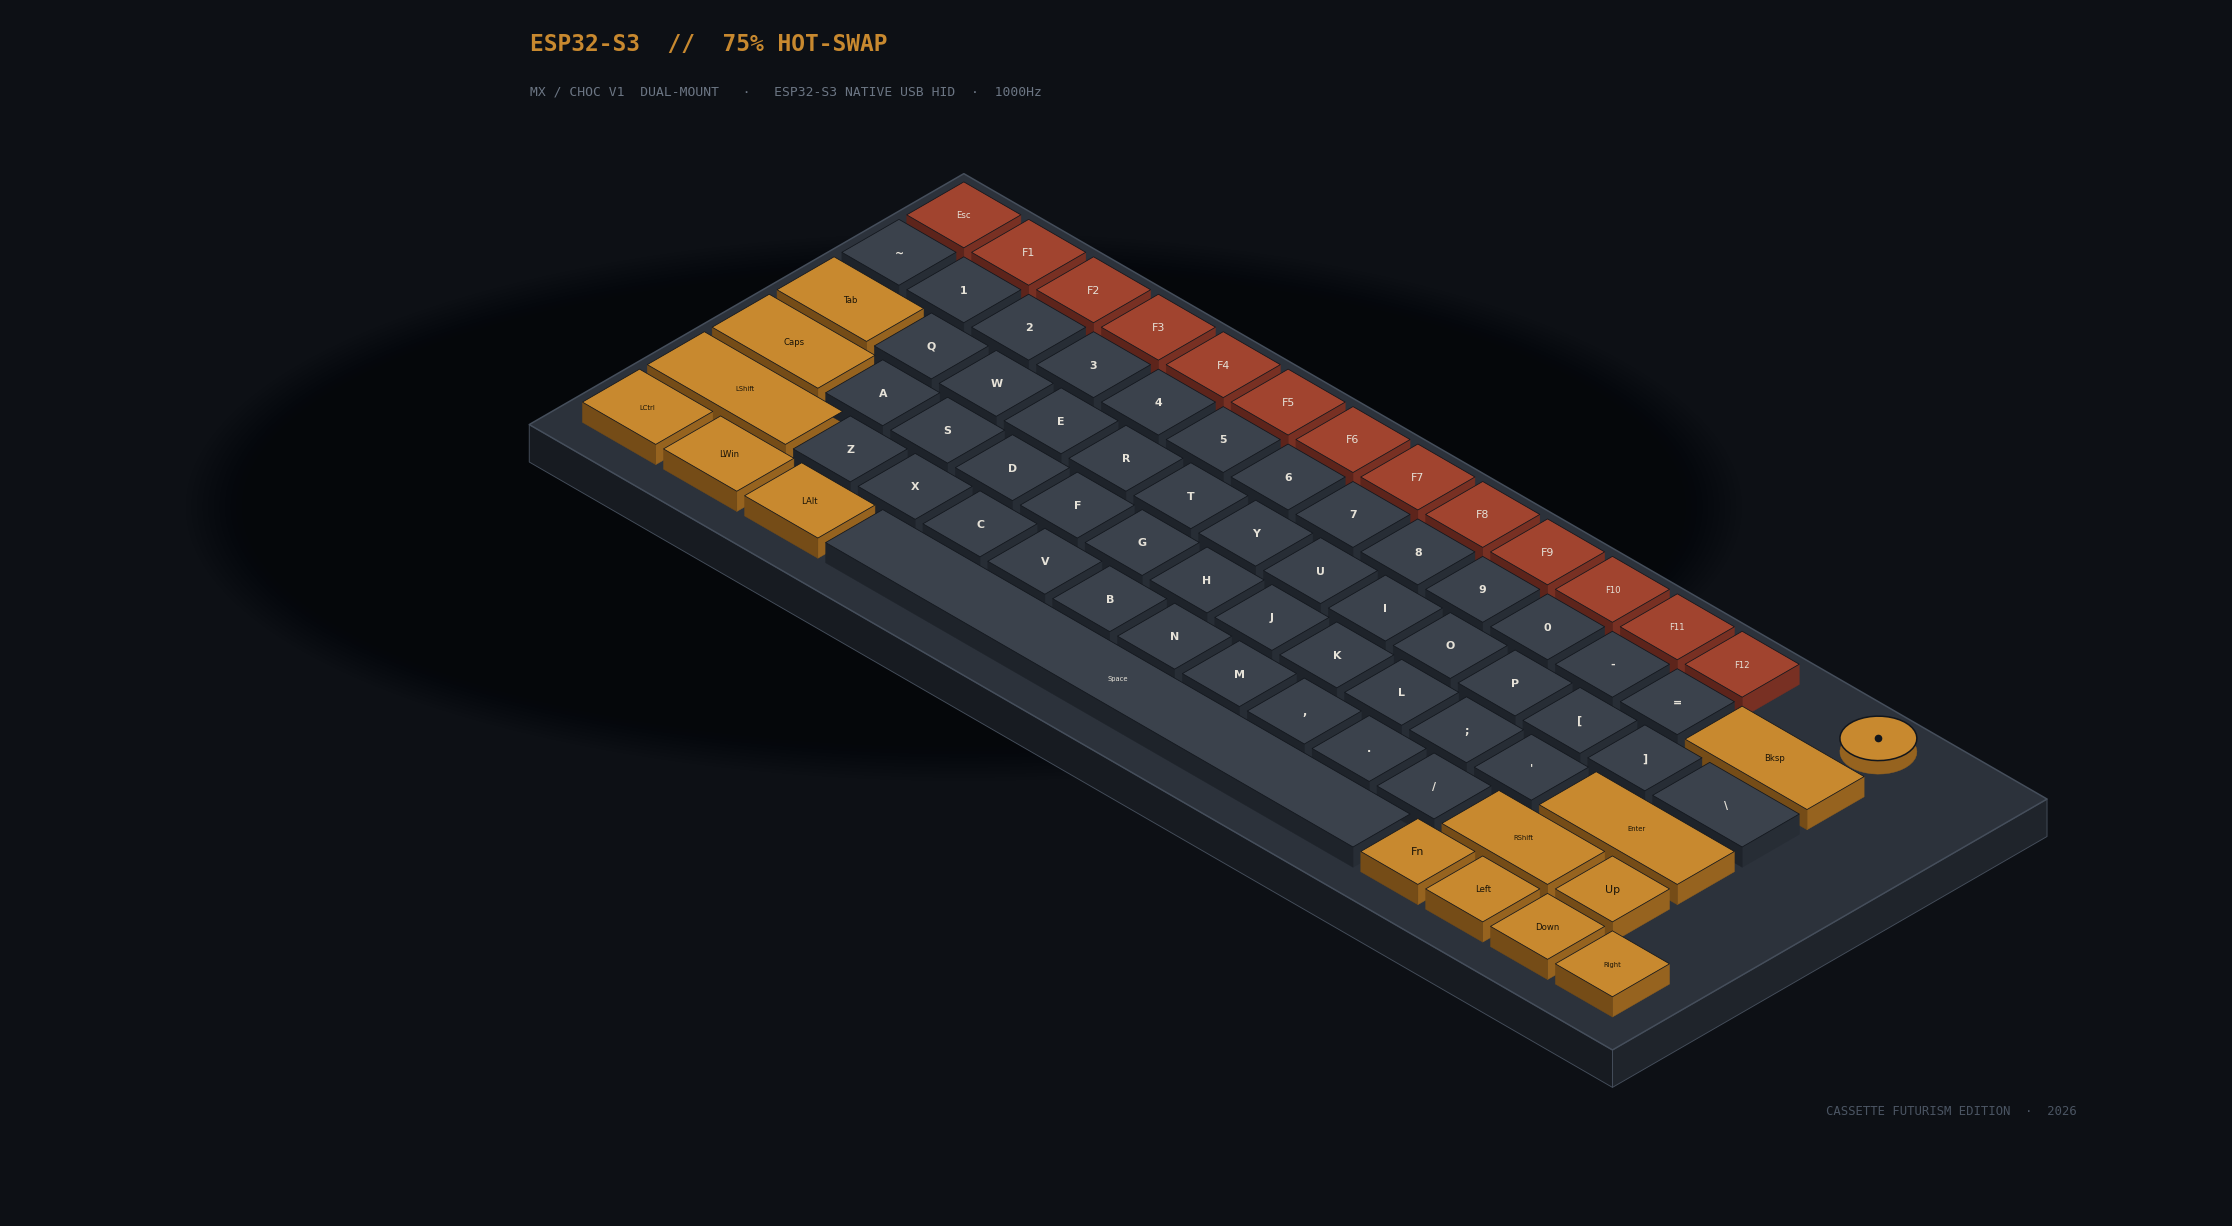

Python code for this plot:
"""等距视角键盘成品渲染图 —— 75键配列 + 深色铝坨坨 + 琥珀色点缀（磁带未来主义）"""
import matplotlib
matplotlib.use('Agg')
import matplotlib.pyplot as plt
from matplotlib.patches import Polygon
from matplotlib.transforms import Affine2D
import math

# ---------- 配列（与 gen_pcb.py 完全一致）----------
LAYOUT = [
    [("Esc",1),("F1",1),("F2",1),("F3",1),("F4",1),("F5",1),("F6",1),
     ("F7",1),("F8",1),("F9",1),("F10",1),("F11",1),("F12",1)],
    [("~",1),("1",1),("2",1),("3",1),("4",1),("5",1),("6",1),("7",1),
     ("8",1),("9",1),("0",1),("-",1),("=",1),("Bksp",2)],
    [("Tab",1.5),("Q",1),("W",1),("E",1),("R",1),("T",1),("Y",1),("U",1),
     ("I",1),("O",1),("P",1),("[",1),("]",1),("\\",1.5)],
    [("Caps",1.75),("A",1),("S",1),("D",1),("F",1),("G",1),("H",1),("J",1),
     ("K",1),("L",1),(";",1),("'",1),("Enter",2.25)],
    [("LShift",2.25),("Z",1),("X",1),("C",1),("V",1),("B",1),("N",1),("M",1),
     (",",1),(".",1),("/",1),("RShift",1.75),("Up",1)],
    [("LCtrl",1.25),("LWin",1.25),("LAlt",1.25),("Space",8.25),
     ("Fn",1),("Left",1),("Down",1),("Right",1)],
]
NROW = len(LAYOUT)
MAXU = max(sum(w for _, w in r) for r in LAYOUT)

# ---------- 等距投影 ----------
C = math.cos(math.radians(30))
S = math.sin(math.radians(30))
def iso(x, y, z):
    return ((x - y) * C, -(x + y) * S + z)

# ---------- 配色 ----------
BG       = '#0d1015'
CASE_TOP = '#2c323b'
CASE_X   = '#1f242b'
CASE_Y   = '#171b21'
CASE_ED  = '#454e5b'
KEY_TOP  = '#3b424c'   # 字母键
KEY_X    = '#272d35'
KEY_Y    = '#1e232a'
AMB_TOP  = '#c8892f'   # 琥珀：修饰键
AMB_X    = '#96631f'
AMB_Y    = '#754c17'
RED_TOP  = '#a1442f'   # 暗红：功能行
RED_X    = '#783023'
RED_Y    = '#5d241b'
TXT_LITE = '#e6e2d8'
TXT_DARK = '#1a1408'

def kind(label):
    # F1~F12 与 Esc 判定为功能键（避免误伤字母 F）
    if label == 'Esc' or (label.startswith('F') and label[1:].isdigit()):
        return 'red'
    mods = {'Tab','Caps','LShift','RShift','LCtrl','LWin','LAlt','Fn',
            'Bksp','Enter'}
    if label in mods or label in ('Up','Down','Left','Right'):
        return 'amber'
    return 'key'

def colors(k):
    return {'red':(RED_TOP,RED_X,RED_Y,TXT_LITE),
            'amber':(AMB_TOP,AMB_X,AMB_Y,TXT_DARK),
            'key':(KEY_TOP,KEY_X,KEY_Y,TXT_LITE)}[k]

fig, ax = plt.subplots(figsize=(20, 11), dpi=110)
fig.patch.set_facecolor(BG)
ax.set_facecolor(BG)

# 柔和地面阴影（多层半透明椭圆）
from matplotlib.patches import Ellipse
for i in range(14, 0, -1):
    e = Ellipse((0, -(MAXU*0.5)*S - 0.1), width=(MAXU+NROW)*C*0.98 + i*0.15,
                height=(MAXU+NROW)*S*0.55 + i*0.09,
                facecolor='#05070a', alpha=0.035, edgecolor='none', zorder=0)
    ax.add_patch(e)

# ---------- 外壳 ----------
cx0, cx1 = -0.35, MAXU + 0.35
cy0, cy1 = -0.35, NROW + 0.35
ch = 0.5  # 外壳厚度
def poly(pts, fc, ec, lw=0.6, z=1):
    p = Polygon([iso(*q) for q in pts], closed=True, facecolor=fc,
                edgecolor=ec, linewidth=lw, joinstyle='round', zorder=z)
    ax.add_patch(p)
# 外壳三个可见面
poly([(cx1,cy0,0),(cx1,cy1,0),(cx1,cy1,-ch),(cx1,cy0,-ch)], CASE_X, CASE_ED)   # 右侧
poly([(cx0,cy1,0),(cx1,cy1,0),(cx1,cy1,-ch),(cx0,cy1,-ch)], CASE_Y, CASE_ED)   # 前侧
poly([(cx0,cy0,0),(cx1,cy0,0),(cx1,cy1,0),(cx0,cy1,0)], CASE_TOP, CASE_ED, 1.0) # 顶面

# ---------- 键帽 ----------
gap = 0.12
kz0, kz1 = 0.03, 0.30   # 键帽底 / 顶
keys = []
xcur = 0.0
for r, row in enumerate(LAYOUT):
    x = 0.0
    for label, w in row:
        keys.append((label, x, r, w))
        x += w
    xcur = max(xcur, x)

# 按 (X+Y) 升序绘制（远的先画，近的覆盖）
def key_depth(k):
    _, x, r, w = k
    return (x + w/2) + (r + 0.5)

for label, x, r, w in sorted(keys, key=key_depth):
    kx0, kx1 = x + gap/2, x + w - gap/2
    ky0, ky1 = r + gap/2, r + 1 - gap/2
    top, sx, sy, tc = colors(kind(label))
    z = 2 + ((x + w/2) + (r + 0.5)) * 0.01
    # 右侧面 / 前侧面 / 顶面
    poly([(kx1,ky0,kz1),(kx1,ky1,kz1),(kx1,ky1,kz0),(kx1,ky0,kz0)], sx, sx, 0.3, z)
    poly([(kx0,ky1,kz1),(kx1,ky1,kz1),(kx1,ky1,kz0),(kx0,ky1,kz0)], sy, sy, 0.3, z)
    P00 = iso(kx0, ky0, kz1); P10 = iso(kx1, ky0, kz1); P01 = iso(kx0, ky1, kz1); P11 = iso(kx1, ky1, kz1)
    poly([(kx0,ky0,kz1),(kx1,ky0,kz1),(kx1,ky1,kz1),(kx0,ky1,kz1)], top, '#12161c', 0.5, z+0.4)
    # 字符（仿射贴到顶面）
    a = P10[0]-P00[0]; d = P10[1]-P00[1]
    b = P01[0]-P00[0]; e = P01[1]-P00[1]
    c0 = P00[0]; f0 = P00[1]
    trans = Affine2D([[a,b,c0],[d,e,f0],[0,0,1]]) + ax.transData
    fs = 7.2 if len(label) <= 2 else (5.6 if len(label) <= 4 else 4.4)
    ax.text(0.5, 0.5, label, transform=trans, ha='center', va='center',
            color=tc, fontsize=fs, fontfamily='DejaVu Sans', zorder=z+0.6,
            fontweight='bold' if len(label)<=1 else 'normal')

# ---------- 旋钮（F行右侧空位，EC11 编码器）----------
import numpy as np
knx, kny, rad = MAXU - 1.4, 0.5, 0.42
ang = np.linspace(0, 2*math.pi, 40)
ring = [(knx + rad*math.cos(t), kny + rad*math.sin(t), kz1+0.06) for t in ang]
poly(ring, AMB_TOP, '#12161c', 1.0, 20)
poly([(knx + rad*math.cos(t), kny + rad*math.sin(t), kz1-0.12) for t in ang], AMB_X, AMB_X, 0.3, 19)
ax.plot(*iso(knx, kny, kz1+0.07), marker='o', ms=4, color='#12161c', zorder=21)

# ---------- 标题 ----------
ax.text(-(NROW)*C - 0.6, 2.0, 'ESP32-S3  //  75% HOT-SWAP',
        color='#c8892f', fontsize=15, fontfamily='DejaVu Sans Mono',
        fontweight='bold', zorder=30)
ax.text(-(NROW)*C - 0.6, 1.4, 'MX / CHOC V1  DUAL-MOUNT   ·   ESP32-S3 NATIVE USB HID  ·  1000Hz',
        color='#6c7684', fontsize=8.5, fontfamily='DejaVu Sans Mono', zorder=30)
ax.text(MAXU*C + 1.0, -(MAXU+NROW)*S - 1.2, 'CASSETTE FUTURISM EDITION  ·  2026',
        color='#4b5563', fontsize=8, fontfamily='DejaVu Sans Mono', zorder=30, ha='right')

ax.set_aspect('equal')
ax.autoscale_view()
ax.set_xlim(*(ax.get_xlim()[0]-0.8, ax.get_xlim()[1]+0.8))
ax.set_ylim(*(ax.get_ylim()[0]-0.8, ax.get_ylim()[1]+1.2))
ax.axis('off')
plt.tight_layout()
out = '/workspace/kbd-esp32s3/render_keyboard.png'
plt.savefig(out, facecolor=BG, bbox_inches='tight', pad_inches=0.3)
print('已生成:', out)

# ---------- 正俯视配列图（清晰展示方向键倒T）----------
from matplotlib.patches import Rectangle
fig2, ax2 = plt.subplots(figsize=(19, 7.5), dpi=110)
fig2.patch.set_facecolor(BG)
ax2.set_facecolor(BG)
for label, x, r, w in keys:
    top, sx, sy, tc = colors(kind(label))
    kx0, ky0 = x + gap/2, r + gap/2
    kw, kh = w - gap, 1 - gap
    ax2.add_patch(Rectangle((kx0, ky0), kw, kh, facecolor=top,
                            edgecolor='#12161c', linewidth=1.2, zorder=2))
    fs = 11 if len(label) <= 2 else (8.5 if len(label) <= 4 else 6.5)
    ax2.text(kx0+kw/2, ky0+kh/2, label, ha='center', va='center', color=tc,
             fontsize=fs, fontfamily='DejaVu Sans',
             fontweight='bold' if len(label) <= 1 else 'normal', zorder=3)
# 旋钮（F行右侧空位）
ax2.add_patch(plt.Circle((MAXU-1.4, 0.5), 0.42, facecolor=AMB_TOP,
                         edgecolor='#12161c', linewidth=1.2, zorder=2))
ax2.text(MAXU-1.4, 0.5, 'ENC', ha='center', va='center', color=TXT_DARK,
         fontsize=5.5, fontfamily='DejaVu Sans Mono', fontweight='bold', zorder=3)
ax2.set_xlim(-0.5, MAXU+0.5)
ax2.set_ylim(NROW+0.6, -1.3)
ax2.set_aspect('equal')
ax2.axis('off')
ax2.set_title('75% LAYOUT  //  TOP VIEW  -  standard inverted-T arrow cluster',
              color='#c8892f', fontsize=14, fontfamily='DejaVu Sans Mono',
              fontweight='bold', pad=12)
out2 = '/workspace/kbd-esp32s3/layout_topview.png'
plt.savefig(out2, facecolor=BG, bbox_inches='tight', pad_inches=0.3)
print('已生成:', out2)
